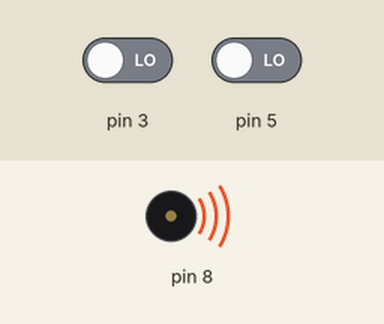
A sketch run on a simulated Arduino Uno, built with avr-gcc and run on an emulated ATmega328P. Parts: buzzer (waves = sounding). Inputs (shaded band) come from the test bench; at power-on: pin 3 LOW, pin 5 LOW. What the sketch prints to the serial monitor is not drawn.

Above: at 0.1 s.
Timing chart, 0 to 1.6 s (numbered marks = the images above):
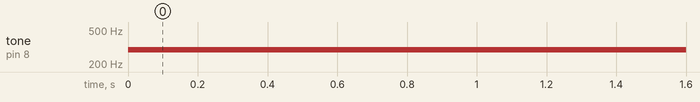

Measured:
- by itself, tone on pin 8: silent → 294 Hz at 0.00 s

The sketch:

keyboard.ino
```cpp
int buttons[6];
int notes[] = {262, 294, 330, 349, 392, 440, 494, 524};

void setup() {
  // put your setup code here, to run once:
  Serial.begin(9600);
}

void loop() {
  // put your main code here, to run repeatedly:
  int keyval = digitalRead(3);
  int keyval2 = digitalRead(5);
  Serial.println(keyval2);
  if (keyval == 1023){//
    tone(8, notes[0]);
    // 0 ohms
  }
  else if (keyval = 1){
    tone(8, notes[1]);
    // 220 ohms
  }
  else if (keyval = 0){
    tone(8, notes[2]);
    //560 ohms
  }
  else if (keyval >= 929 && keyval <= 934){
    tone(8, notes[3]);
    //1k ohm
  }

  else if (keyval2 >= 696 && keyval2 <= 701){
    tone(8, notes[4]);
    //4k ohms
  }
  else if (keyval2 >= 650 && keyval2 <= 656){
    tone(8, notes[5]);
    //5k ohms(1k & 4k)
  }
  else if (keyval2 >= 509 && keyval2 <= 516){
    tone(8, notes[6]);
    //10k ohms
  }
  else if (keyval2 >= 336 && keyval2 <= 342){
    tone(8, notes[7]);
    //20k (2 10k)
  }
  else {
    noTone(8);
  }

}
```
